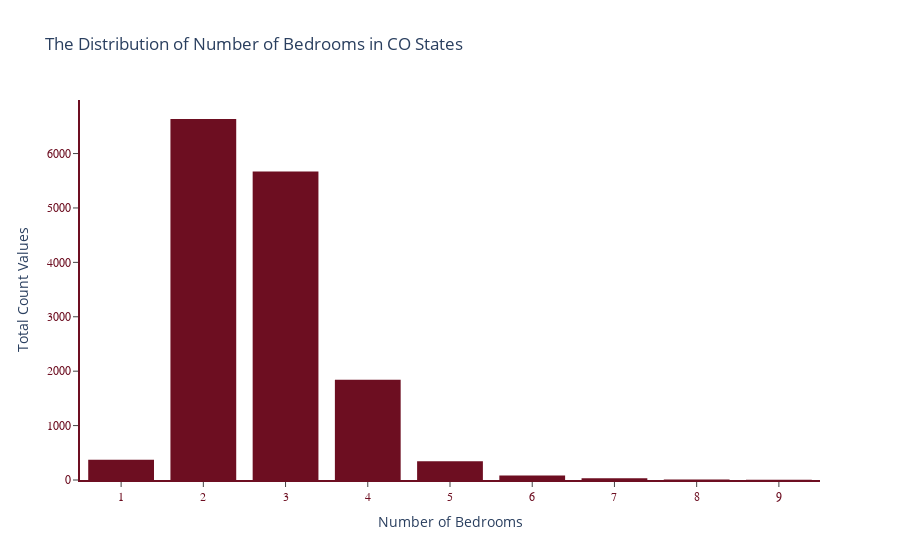

This figure's notebook cell:
### Code cell
fig = px.histogram(df['bedrooms'], nbins=10,
                title='The Distribution of Number of Bedrooms in CO States', color_discrete_sequence=["#6D0E21"])
fig.update_layout(xaxis_title_text='Number of Bedrooms', yaxis_title_text='Total Count Values', bargap=0.2,
                 xaxis = dict(showgrid=False, showticklabels=True, showline=True,
                              linewidth=2, linecolor='#6D0E21',ticks='outside',
                              tickfont=dict(family='Arial',size=12,color='#6D0E21')),
                  yaxis = dict(showgrid=False, showticklabels=True, showline=True,
                              linewidth=2, linecolor='#6D0E21',ticks='outside',
                              tickfont=dict(family='Arial',size=12,color='#6D0E21')),
                 plot_bgcolor='white',showlegend=False, autosize=False,)

### Figure 1 — Plotly figure (JSON) as saved in the notebook; plotly's stock layout.template omitted (floating-point values rounded to 4 significant figures; data arrays with more than 128 entries replaced by an {"elided": "..."} marker saying what was removed)
{"data": [{"alignmentgroup": "True", "bingroup": "x", "hovertemplate": "variable=bedrooms<br>value=%{x}<br>count=%{y}<extra></extra>", "legendgroup": "bedrooms", "marker": {"color": "#6D0E21", "pattern": {"shape": ""}}, "name": "bedrooms", "nbinsx": 10, "offsetgroup": "bedrooms", "orientation": "v", "showlegend": true, "type": "histogram", "x": {"elided": "14994 int values"}, "xaxis": "x", "yaxis": "y"}], "layout": {"autosize": false, "bargap": 0.2, "barmode": "relative", "legend": {"title": {"text": "variable"}, "tracegroupgap": 0}, "plot_bgcolor": "white", "showlegend": false, "title": {"text": "The Distribution of Number of Bedrooms in CO States"}, "xaxis": {"anchor": "y", "domain": [0, 1], "linecolor": "#6D0E21", "linewidth": 2, "showgrid": false, "showline": true, "showticklabels": true, "tickfont": {"color": "#6D0E21", "family": "Arial", "size": 12}, "ticks": "outside", "title": {"text": "Number of Bedrooms"}}, "yaxis": {"anchor": "x", "domain": [0, 1], "linecolor": "#6D0E21", "linewidth": 2, "showgrid": false, "showline": true, "showticklabels": true, "tickfont": {"color": "#6D0E21", "family": "Arial", "size": 12}, "ticks": "outside", "title": {"text": "Total Count Values"}}}}
